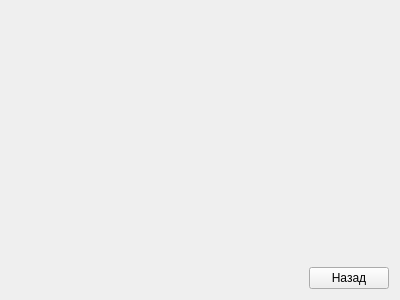
<?xml version="1.0" encoding="UTF-8"?>
<ui version="4.0">
 <class>CostWorkForma</class>
 <widget class="QWidget" name="CostWorkForma">
  <property name="geometry">
   <rect>
    <x>0</x>
    <y>0</y>
    <width>400</width>
    <height>300</height>
   </rect>
  </property>
  <property name="windowTitle">
   <string>Form</string>
  </property>
  <layout class="QGridLayout" name="gridLayout">
   <item row="1" column="1">
    <widget class="QPushButton" name="pushButtonExitCostWorkForma">
     <property name="text">
      <string>Назад</string>
     </property>
    </widget>
   </item>
   <item row="1" column="0">
    <spacer name="horizontalSpacer">
     <property name="orientation">
      <enum>Qt::Horizontal</enum>
     </property>
     <property name="sizeHint" stdset="0">
      <size>
       <width>40</width>
       <height>20</height>
      </size>
     </property>
    </spacer>
   </item>
   <item row="0" column="1">
    <spacer name="verticalSpacer">
     <property name="orientation">
      <enum>Qt::Vertical</enum>
     </property>
     <property name="sizeHint" stdset="0">
      <size>
       <width>20</width>
       <height>40</height>
      </size>
     </property>
    </spacer>
   </item>
  </layout>
 </widget>
 <resources/>
 <connections/>
</ui>
